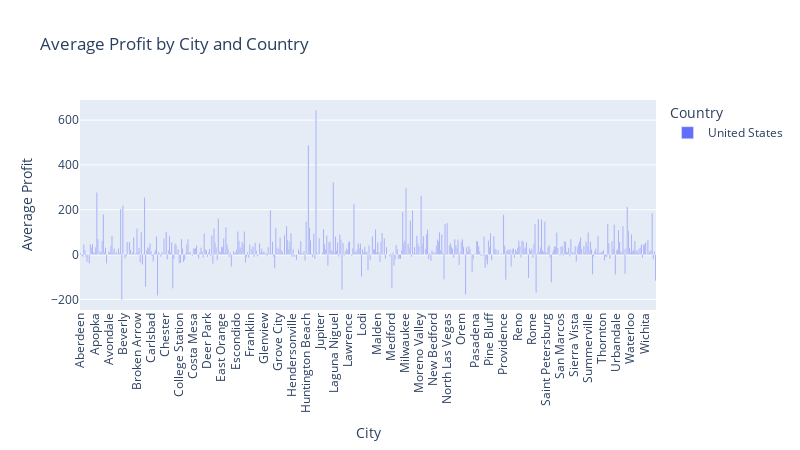

Notebook source saved alongside this figure:
### Code cell
fig = px.bar(cntry_cty_wise_profit, x='City', y='Average Profit', color='Country', 
             title='Average Profit by City and Country', labels={'City': 'City', 'Average Profit': 'Average Profit'},
             hover_data=['Country'])

fig.update_layout(xaxis_tickangle=-90, xaxis_title='City', yaxis_title='Average Profit', 
                  width=800, height=450)

# Show the plot
fig.show()

### Figure 1 — Plotly figure (JSON) as saved in the notebook; plotly's stock layout.template omitted (floating-point values rounded to 4 significant figures; data arrays with more than 128 entries replaced by an {"elided": "..."} marker saying what was removed)
{"data": [{"alignmentgroup": "True", "customdata": {"elided": "531x1 str values"}, "hovertemplate": "Country=%{customdata[0]}<br>City=%{x}<br>Average Profit=%{y}<extra></extra>", "legendgroup": "United States", "marker": {"color": "#636efa", "pattern": {"shape": ""}}, "name": "United States", "offsetgroup": "United States", "orientation": "v", "showlegend": true, "textposition": "auto", "type": "bar", "x": {"elided": "531 str values"}, "xaxis": "x", "y": {"elided": "531 float values"}, "yaxis": "y"}], "layout": {"barmode": "relative", "height": 450, "legend": {"title": {"text": "Country"}, "tracegroupgap": 0}, "title": {"text": "Average Profit by City and Country"}, "width": 800, "xaxis": {"anchor": "y", "domain": [0, 1], "tickangle": -90, "title": {"text": "City"}}, "yaxis": {"anchor": "x", "domain": [0, 1], "title": {"text": "Average Profit"}}}}
